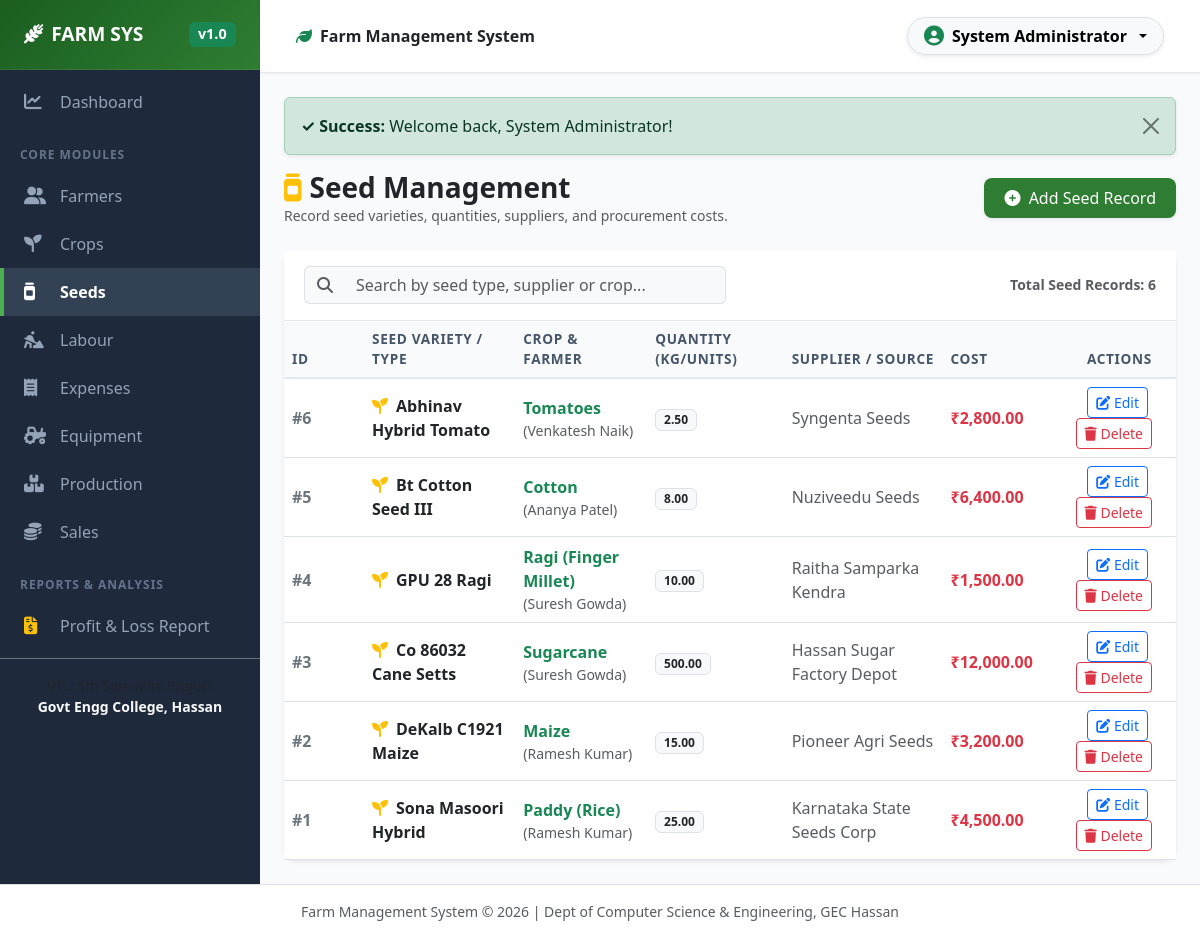
The page /modules/seed/list.php (signed in) on the database its author committed.
### tables this page shows
CREATE TABLE IF NOT EXISTS `seed` (
  `seed_id` INT AUTO_INCREMENT PRIMARY KEY,
  `crop_id` INT NOT NULL,
  `seed_type` VARCHAR(100) NOT NULL,
  `quantity` DECIMAL(10,2) NOT NULL,
  `supplier` VARCHAR(100) NOT NULL,
  `cost` DECIMAL(10,2) NOT NULL,
  `created_at` TIMESTAMP DEFAULT CURRENT_TIMESTAMP,
  FOREIGN KEY (`crop_id`) REFERENCES `crop`(`crop_id`) ON DELETE CASCADE
);

CREATE TABLE IF NOT EXISTS `crop` (
  `crop_id` INT AUTO_INCREMENT PRIMARY KEY,
  `farmer_id` INT NOT NULL,
  `crop_name` VARCHAR(100) NOT NULL,
  `season` VARCHAR(30) NOT NULL,
  `planting_date` DATE NOT NULL,
  `harvest_date` DATE DEFAULT NULL,
  `created_at` TIMESTAMP DEFAULT CURRENT_TIMESTAMP,
  FOREIGN KEY (`farmer_id`) REFERENCES `farmer`(`farmer_id`) ON DELETE CASCADE
);

CREATE TABLE IF NOT EXISTS `farmer` (
  `farmer_id` INT AUTO_INCREMENT PRIMARY KEY,
  `name` VARCHAR(100) NOT NULL,
  `phone` VARCHAR(15) NOT NULL,
  `address` TEXT,
  `created_at` TIMESTAMP DEFAULT CURRENT_TIMESTAMP
);

### modules/seed/list.php (the view, shortened to what this page needs)
<?php
require_once __DIR__ . '/../../includes/header.php';
$search = trim($_GET['search'] ?? '');
if (!empty($search)) {
    $stmt = $pdo->prepare("
        SELECT s.*, c.crop_name, f.name as farmer_name
        FROM seed s
        JOIN crop c ON s.crop_id = c.crop_id
        JOIN farmer f ON c.farmer_id = f.farmer_id
        WHERE s.seed_type LIKE ? OR s.supplier LIKE ? OR c.crop_name LIKE ? OR f.name LIKE ?
        ORDER BY s.seed_id DESC
    ");
    $stmt->execute(["%$search%", "%$search%", "%$search%", "%$search%"]);
} else {
    $stmt = $pdo->query("
        SELECT s.*, c.crop_name, f.name as farmer_name
        FROM seed s
        JOIN crop c ON s.crop_id = c.crop_id
        JOIN farmer f ON c.farmer_id = f.farmer_id
        ORDER BY s.seed_id DESC
    ");
}
$seeds = $stmt->fetchAll();
?>
<div class="d-flex justify-content-between align-items-center mb-4">
    <div>
        <h3 class="fw-bold text-dark mb-0"><i class="fa-solid fa-jar text-warning me-2"></i>Seed Management</h3>
        <p class="text-muted small mb-0">Record seed varieties, quantities, suppliers, and procurement costs.</p>
    </div>
    <a href="add.php" class="btn btn-farm shadow-sm">
        <i class="fa-solid fa-plus-circle me-1"></i> Add Seed Record
    </a>
</div>
<div class="card shadow-sm border-0">
    <div class="card-header bg-white py-3">
        <div class="row align-items-center g-2">
            <div class="col-md-6">
                <form method="GET" action="list.php" class="d-flex gap-2">
                    <div class="input-group">
                        <span class="input-group-text bg-light border-end-0"><i class="fa-solid fa-magnifying-glass text-muted"></i></span>
                        <input type="text" id="tableSearchInput" name="search" class="form-control bg-light border-start-0" placeholder="Search by seed type, supplier or crop..." value="<?= htmlspecialchars($search) ?>">
                    </div>
                </form>
            </div>
            <div class="col-md-6 text-md-end text-muted small">
                Total Seed Records: <strong><?= count($seeds) ?></strong>
            </div>
        </div>
    </div>
    <div class="card-body p-0">
        <div class="table-responsive">
            <table class="table table-hover table-searchable align-middle mb-0">
                <thead class="table-light">
                    <tr>
                        <th style="width: 80px;">ID</th>
                        <th>Seed Variety / Type</th>
                        <th>Crop & Farmer</th>
                        <th>Quantity (kg/units)</th>
                        <th>Supplier / Source</th>
                        <th>Cost</th>
                        <th class="text-end pe-4">Actions</th>
                    </tr>
                </thead>
                <tbody>
                    <?php if (empty($seeds)): ?>
                        <tr>
                            <td colspan="7" class="text-center py-4 text-muted">No seed records found.</td>
                        </tr>
                    <?php else: ?>
                        <?php foreach ($seeds as $seed): ?>
                            <tr>
                                <td class="fw-bold text-secondary">#<?= $seed['seed_id'] ?></td>
                                <td class="fw-bold text-dark">
                                    <i class="fa-solid fa-seedling text-warning me-2"></i><?= htmlspecialchars($seed['seed_type']) ?>
                                </td>
                                <td>
                                    <span class="fw-semibold text-success"><?= htmlspecialchars($seed['crop_name']) ?></span>
                                    <span class="small text-muted d-block">(<?= htmlspecialchars($seed['farmer_name']) ?>)</span>
                                </td>
                                <td><span class="badge bg-light text-dark border"><?= number_format($seed['quantity'], 2) ?></span></td>
                                <td class="text-muted"><?= htmlspecialchars($seed['supplier'] ?: 'Local Market') ?></td>
                                <td class="fw-bold text-danger"><?= format_currency($seed['cost']) ?></td>
                                <td class="text-end pe-4">
                                    <a href="edit.php?id=<?= $seed['seed_id'] ?>" class="btn btn-sm btn-outline-primary me-1" title="Edit Seed">
                                        <i class="fa-solid fa-pen-to-square"></i> Edit
                                    </a>
                                    <a href="delete.php?id=<?= $seed['seed_id'] ?>" class="btn btn-sm btn-outline-danger btn-delete-confirm" data-item="Seed '<?= htmlspecialchars($seed['seed_type']) ?>'" title="Delete Seed">
                                        <i class="fa-solid fa-trash"></i> Delete
                                    </a>
                                </td>
                            </tr>
                        <?php endforeach; ?>
                    <?php endif; ?>
                </tbody>
            </table>
        </div>
    </div>
</div>
<?php require_once __DIR__ . '/../../includes/footer.php'; ?>

### assets/css/style.css (style rules this page uses)
:root { --primary-color: #2e7d32; --primary-dark: #1b5e20; --primary-light: #e8f5e9; --accent-color: #4caf50; --sidebar-bg: #1e293b; --sidebar-hover: #334155; --sidebar-text: #94a3b8; --bg-light: #f8fafc; --card-shadow: 0 4px 6px -1px rgba(0, 0, 0, 0.05), 0 2px 4px -1px rgba(0, 0, 0, 0.03); --hover-shadow: 0 10px 15px -3px rgba(0, 0, 0, 0.08), 0 4px 6px -2px rgba(0, 0, 0, 0.04); }
body { font-family: 'Segoe UI', system-ui, -apple-system, sans-serif; background-color: var(--bg-light); color: #334155; min-height: 100vh; }
.btn-farm { background-color: var(--primary-color); color: #ffffff; border: none; font-weight: 500; padding: 0.5rem 1.25rem; border-radius: 8px; transition: background-color 0.2s ease; }
.card { border: none; border-radius: 12px; box-shadow: var(--card-shadow); }
.card-header { background-color: #ffffff; border-bottom: 1px solid #e2e8f0; font-weight: 600; padding: 1rem 1.25rem; }
.table { vertical-align: middle; }
.table thead th { background-color: #f8fafc; color: #475569; font-weight: 600; font-size: 0.85rem; text-transform: uppercase; letter-spacing: 0.05em; border-bottom: 2px solid #e2e8f0; }

### rows shown on the page
seed: seed_id "6", seed_type "Abhinav Hybrid Tomato", crop.crop_name "Tomatoes", farmer.name "Venkatesh Naik", quantity "2.50", supplier "Syngenta Seeds", cost "₹2,800.00"
seed: seed_id "5", seed_type "Bt Cotton Seed III", crop.crop_name "Cotton", farmer.name "Ananya Patel", quantity "8.00", supplier "Nuziveedu Seeds", cost "₹6,400.00"
seed: seed_id "4", seed_type "GPU 28 Ragi", crop.crop_name "Ragi (Finger Millet)", farmer.name "Suresh Gowda", quantity "10.00", supplier "Raitha Samparka Kendra", cost "₹1,500.00"
seed: seed_id "3", seed_type "Co 86032 Cane Setts", crop.crop_name "Sugarcane", farmer.name "Suresh Gowda", quantity "500.00", supplier "Hassan Sugar Factory Depot", cost "₹12,000.00"
seed: seed_id "2", seed_type "DeKalb C1921 Maize", crop.crop_name "Maize", farmer.name "Ramesh Kumar", quantity "15.00", supplier "Pioneer Agri Seeds", cost "₹3,200.00"
seed: seed_id "1", seed_type "Sona Masoori Hybrid", crop.crop_name "Paddy (Rice)", farmer.name "Ramesh Kumar", quantity "25.00", supplier "Karnataka State Seeds Corp", cost "₹4,500.00"

### other values the page prints
$_SESSION['full_name'] "System Administrator"
$flash['message'] "Welcome back, System Administrator!"
count($seeds) "6"
